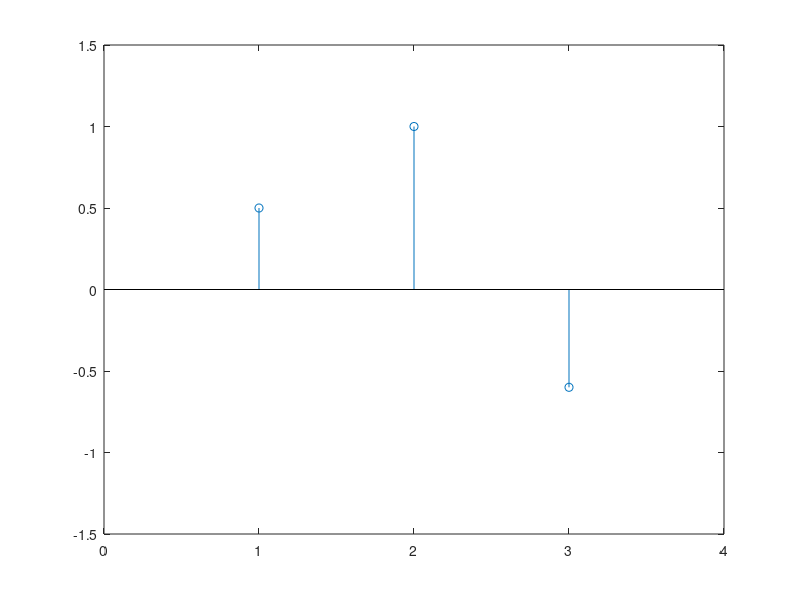
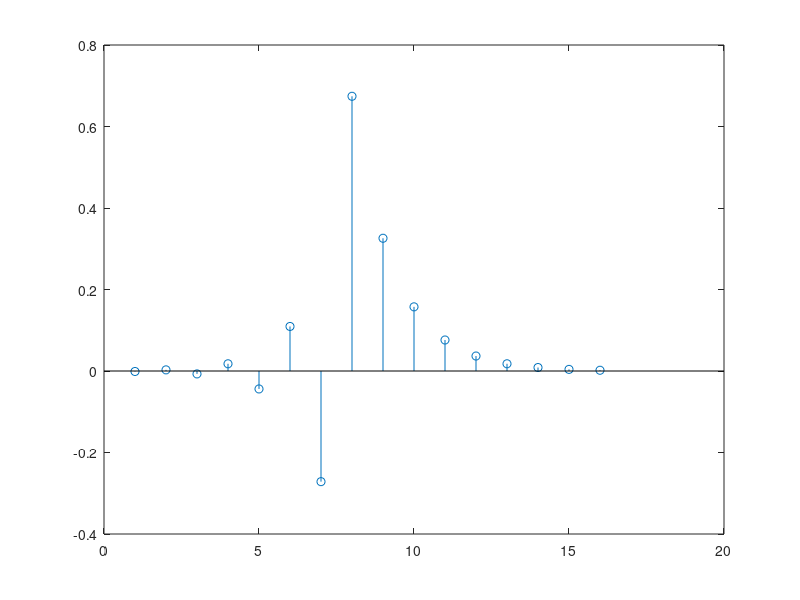
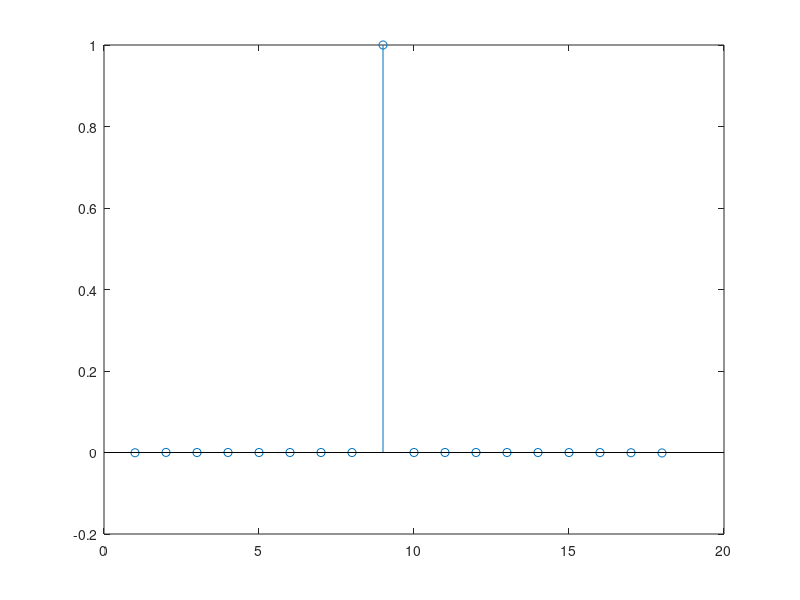
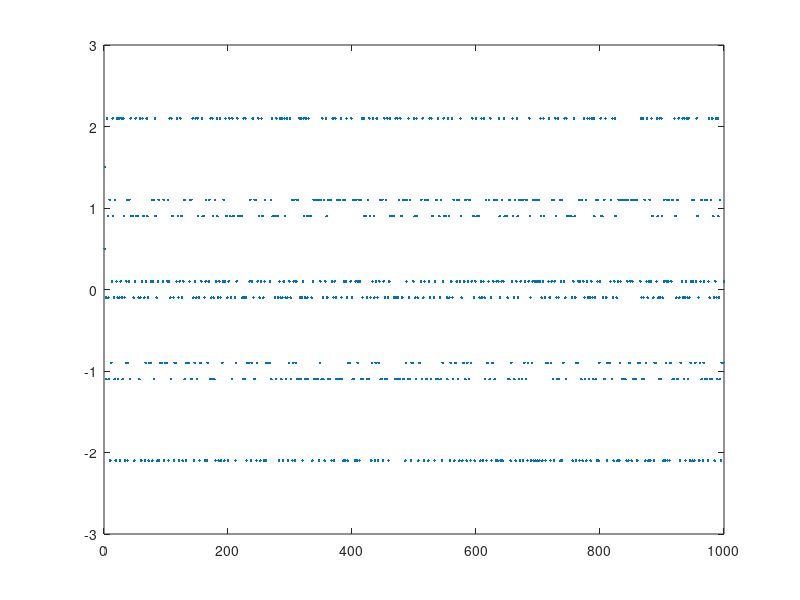

The MATLAB script that drew these images, in order:
% LSequalizer.m find a LS equalizer f for the channel b
clear all;close all;
b=[0.5 1 -0.6];                        % define channel
m=1000; s=sign(randn(1,m));            % binary source of length m
r=filter(b,1,s);                       % output of channel

n=15;                                  % length of equalizer - 1
delta=8;                               % use delay <=n*length(b)
p=length(r)-delta;
R=toeplitz(r(n+1:p),r(n+1:-1:1));     % build matrix R
S=s(n+1-delta:p-delta).';             % and vector S
f=inv(R.'*R)*R.'*S                    % calculate equalizer f
Jmin=S.'*S-S.'*R*inv(R.'*R)*R.'*S    % Jmin for this f and delta

y=filter(f,1,r);                       % equalizer is a filter
dec=sign(y);                           % quantize and find errors
err=0.5*sum(abs(dec(delta+1:m)-s(1:m-delta)))

figure(1)
stem(b)
axis([0 4 -1.5 1.5])

figure(2)
stem(f)

c=conv(b,f);
figure(3)
stem(c)

figure(4)
plot(r,'.');

figure(5)
plot(y,'.');
